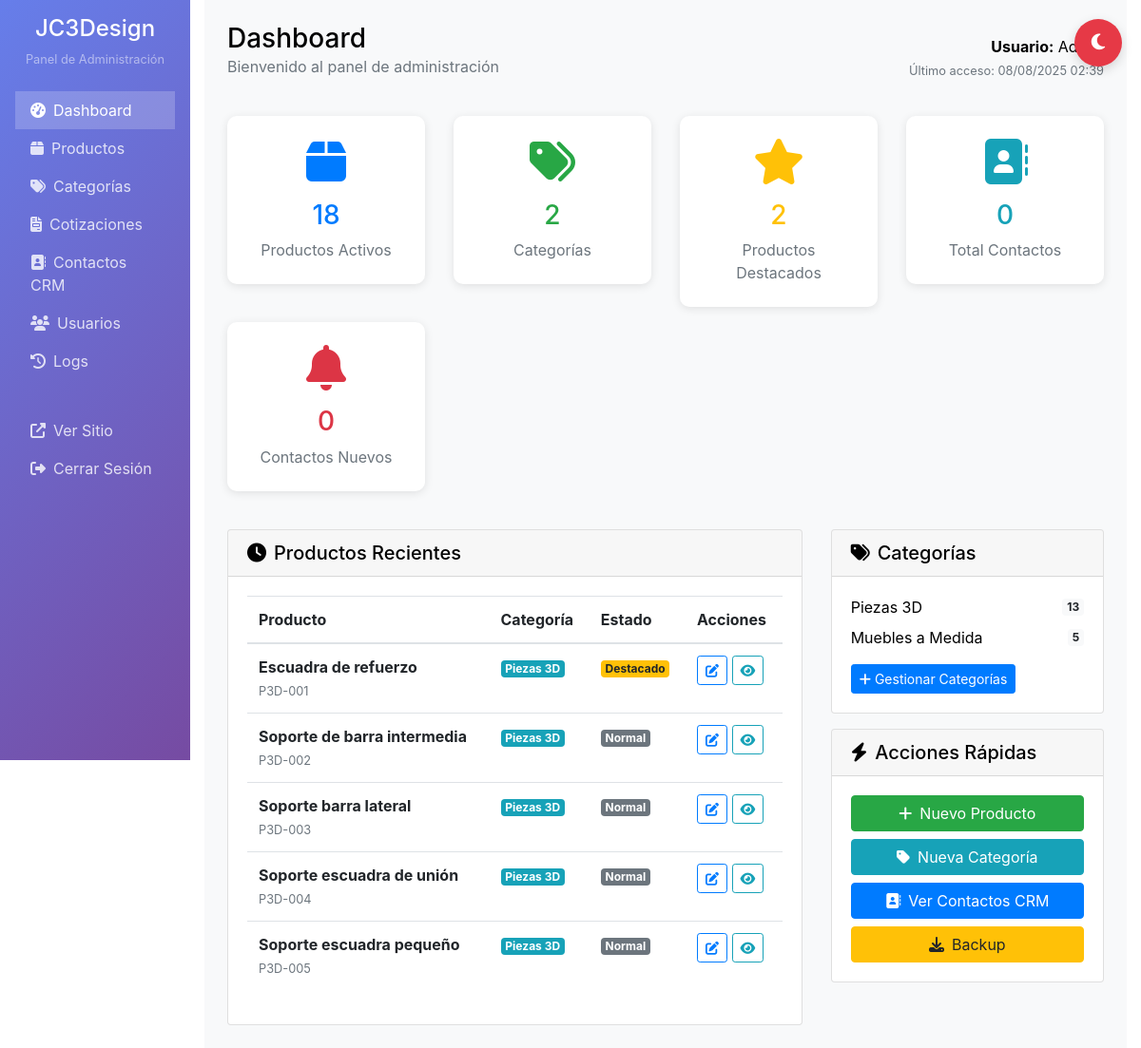
Page /admin/index.php (signed in) on the committed database.
### tables this page shows
CREATE TABLE productos (
    id INT AUTO_INCREMENT PRIMARY KEY,
    categoria_id INT NOT NULL,
    codigo VARCHAR(50) UNIQUE,
    nombre VARCHAR(255) NOT NULL,
    descripcion TEXT,
    precio DECIMAL(10,2),
    precio_mostrar VARCHAR(100) DEFAULT 'Consultar precio vía contacto',
    dimensiones VARCHAR(255),
    material VARCHAR(255),
    peso VARCHAR(100),
    uso VARCHAR(255),
    otras_caracteristicas TEXT,
    observaciones TEXT,
    garantia VARCHAR(255),
    imagen VARCHAR(255),
    imagen_alt VARCHAR(255),
    stock INT DEFAULT 0,
    activo BOOLEAN DEFAULT TRUE,
    destacado BOOLEAN DEFAULT FALSE,
    orden INT DEFAULT 0,
    created_at TIMESTAMP DEFAULT CURRENT_TIMESTAMP,
    updated_at TIMESTAMP DEFAULT CURRENT_TIMESTAMP ON UPDATE CURRENT_TIMESTAMP,
    FOREIGN KEY (categoria_id) REFERENCES categorias(id) ON DELETE CASCADE
);

CREATE TABLE categorias (
    id INT AUTO_INCREMENT PRIMARY KEY,
    nombre VARCHAR(100) NOT NULL,
    slug VARCHAR(100) NOT NULL UNIQUE,
    descripcion TEXT,
    imagen VARCHAR(255),
    activo BOOLEAN DEFAULT TRUE,
    orden INT DEFAULT 0,
    created_at TIMESTAMP DEFAULT CURRENT_TIMESTAMP,
    updated_at TIMESTAMP DEFAULT CURRENT_TIMESTAMP ON UPDATE CURRENT_TIMESTAMP
);

### admin/index.php (the view, shortened to what the rows shown need)
<?php
require_once '../database/config.php';
$db = getDB();
$productos_recientes = $db->fetchAll("
    SELECT p.*, c.nombre as categoria_nombre
    FROM productos p
    JOIN categorias c ON p.categoria_id = c.id
    WHERE p.activo = 1
    ORDER BY p.created_at DESC
    LIMIT 5
");
$categorias = $db->fetchAll("
    SELECT c.*, COUNT(p.id) as total_productos
    FROM categorias c
    LEFT JOIN productos p ON c.id = p.categoria_id AND p.activo = 1
    WHERE c.activo = 1
    GROUP BY c.id
    ORDER BY c.orden, c.nombre
");
?>
<!DOCTYPE html>
<html lang="es">
<head>
    <link rel="stylesheet" href="https://cdn.jsdelivr.net/npm/bootstrap@4.4.1/dist/css/bootstrap.min.css">
    <link rel="stylesheet" href="https://cdnjs.cloudflare.com/ajax/libs/font-awesome/6.5.0/css/all.min.css">
    <link rel="stylesheet" href="../css/dark-mode.css">
</head>
<body>
    <div class="container-fluid">
        <div class="row">
            <div class="col-md-9 col-lg-10">
                <div class="admin-content p-4">
                    <div class="d-flex justify-content-between align-items-center mb-4">
                        <div>
                            <h1 class="h3 mb-0">Dashboard</h1>
                        </div>
                    </div>
                    <div class="row">
                        <div class="col-md-8">
                            <div class="card">
                                <div class="card-body">
                                    <?php if (empty($productos_recientes)): ?>
                                        <p class="text-muted">No hay productos recientes</p>
                                    <?php else: ?>
                                        <div class="table-responsive">
                                            <table class="table table-hover">
                                                <thead>
                                                    <tr>
                                                        <th>Producto</th>
                                                        <th>Categoría</th>
                                                        <th>Estado</th>
                                                        <th>Acciones</th>
                                                    </tr>
                                                </thead>
                                                <tbody>
                                                    <?php foreach ($productos_recientes as $producto): ?>
                                                        <tr>
                                                            <td>
                                                                <strong><?php echo htmlspecialchars($producto['nombre']); ?></strong>
                                                                <br>
                                                                <small class="text-muted"><?php echo htmlspecialchars($producto['codigo']); ?></small>
                                                            </td>
                                                            <td>
                                                                <span class="badge badge-info"><?php echo htmlspecialchars($producto['categoria_nombre']); ?></span>
                                                            </td>
                                                            <td>
                                                                <?php if ($producto['destacado']): ?>
                                                                    <span class="badge badge-warning">Destacado</span>
                                                                <?php else: ?>
                                                                    <span class="badge badge-secondary">Normal</span>
                                                                <?php endif; ?>
                                                            </td>
                                                            <td>
                                                                <a href="editar_producto.php?id=<?php echo $producto['id']; ?>" class="btn btn-sm btn-outline-primary">
                                                                    <i class="fas fa-edit"></i>
                                                                </a>
                                                                <a href="../pag/producto.html?id=<?php echo $producto['id']; ?>" target="_blank" class="btn btn-sm btn-outline-info">
                                                                    <i class="fas fa-eye"></i>
                                                                </a>
                                                            </td>
                                                        </tr>
                                                    <?php endforeach; ?>
                                                </tbody>
                                            </table>
                                        </div>
                                    <?php endif; ?>
                                </div>
                            </div>
                        </div>
                        <div class="col-md-4">
                            <div class="card">
                                <div class="card-body">
                                    <?php if (empty($categorias)): ?>
                                        <p class="text-muted">No hay categorías</p>
                                    <?php else: ?>
                                        <ul class="list-unstyled">
                                            <?php foreach ($categorias as $categoria): ?>
                                                <li class="mb-2">
                                                    <div class="d-flex justify-content-between align-items-center">
                                                        <span><?php echo htmlspecialchars($categoria['nombre']); ?></span>
                                                        <span class="badge badge-light"><?php echo $categoria['total_productos']; ?></span>
                                                    </div>
                                                </li>
                                            <?php endforeach; ?>
                                        </ul>
                                    <?php endif; ?>
                                </div>
                            </div>
                        </div>
                    </div>
                </div>
            </div>
        </div>
    </div>
</body>
</html>

### rows in the picture
productos: nombre "Escuadra de refuerzo", codigo "P3D-001", categoria.nombre "Piezas 3D", destacado "Destacado"
productos: nombre "Soporte de barra intermedia", codigo "P3D-002", categoria.nombre "Piezas 3D", destacado "Normal"
productos: nombre "Soporte barra lateral", codigo "P3D-003", categoria.nombre "Piezas 3D", destacado "Normal"
productos: nombre "Soporte escuadra de unión", codigo "P3D-004", categoria.nombre "Piezas 3D", destacado "Normal"
productos: nombre "Soporte escuadra pequeño", codigo "P3D-005", categoria.nombre "Piezas 3D", destacado "Normal"
categorias: nombre "Piezas 3D", total_productos "13"
categorias: nombre "Muebles a Medida", total_productos "5"

### other values in the picture
$total_productos "18"
$total_categorias "2"
$productos_destacados "2"
$total_contactos "0"
$contactos_nuevos "0"
